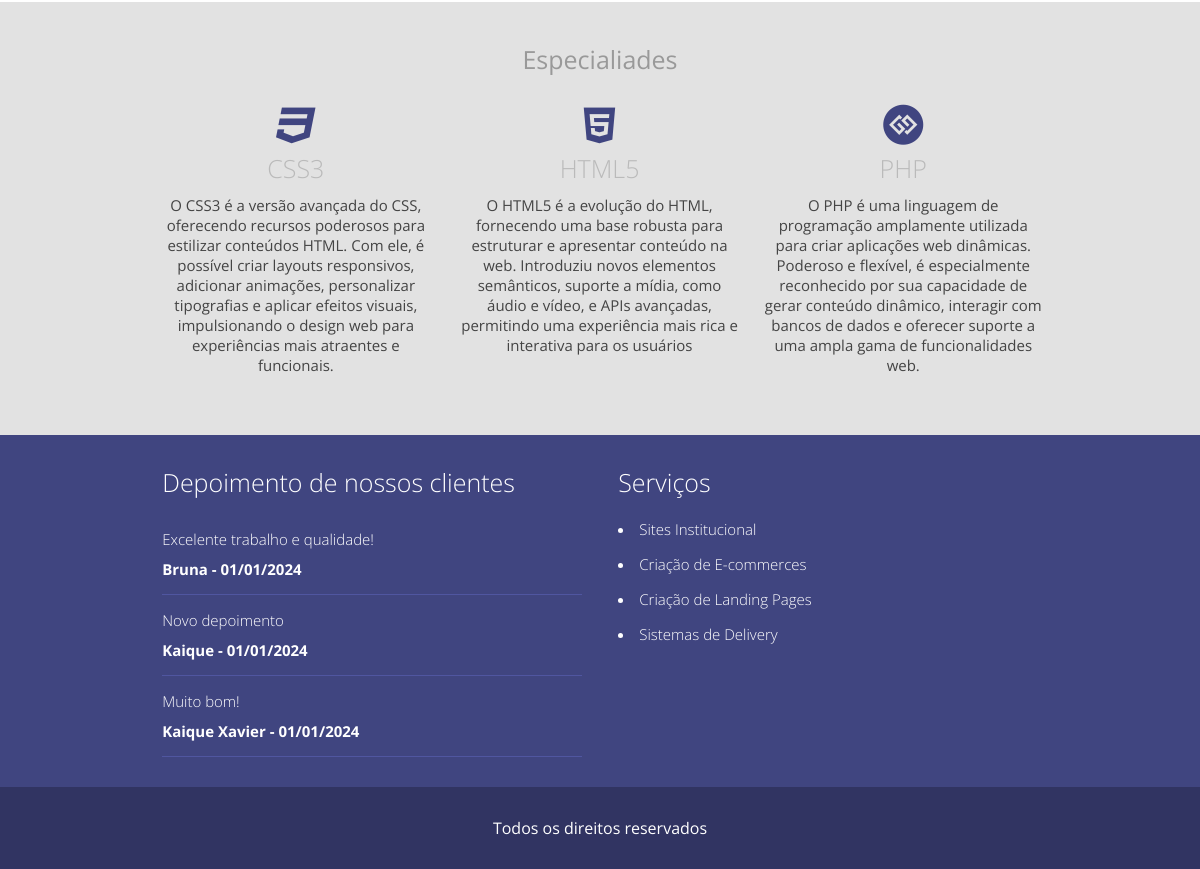
Before: / (lower part) with the older database file.
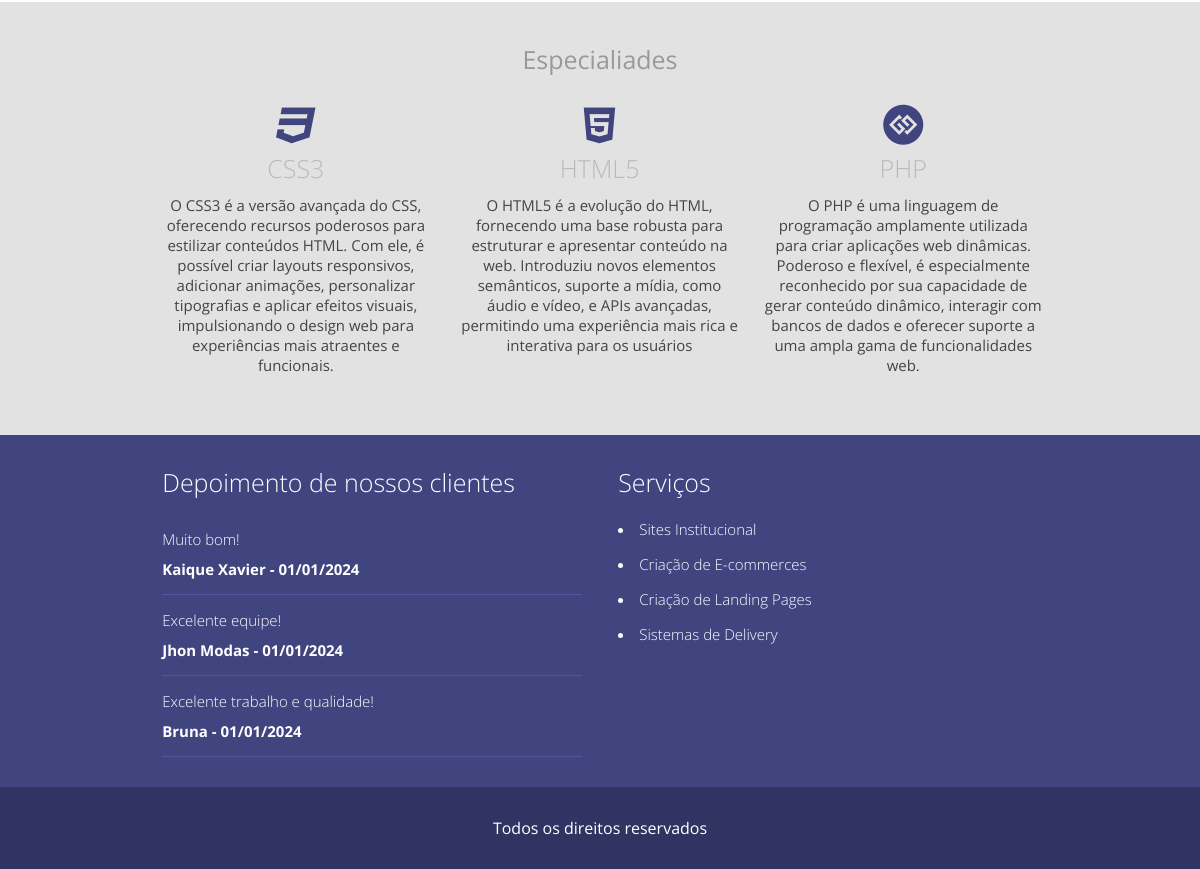
After: the same page with the newer database file.
### classes/MySql.php (called while the page is built)
<?php
	class MySql	{
		private static $pdo;
		public static function conectar(){
			if(self::$pdo == null){
				try{
					self::$pdo = new PDO('mysql:host='.HOST.';dbname='.DATABASE, USER, PASSWORD, array(PDO::MYSQL_ATTR_INIT_COMMAND => "SET NAMES utf8"));
					self::$pdo->setAttribute(PDO::ATTR_ERRMODE, PDO::ERRMODE_EXCEPTION);
				} catch(Exception $e){
					echo '<div class="box-erro">Erro ao se conectar</div>';
				}
			}
			return self::$pdo;
		}
	}
?>

### pages/home.php (the view, shortened to what this page needs)
<section class="especialidades">
    <div class="center">
        <h2 class="title">Especialiades</h2>
        <div class="w33 left box-especialidade">
            <h3><i class="<?php echo $infoSite['icone1']; ?>" aria-hidden="true"></i></h3>
            <h4>CSS3</h4>
            <p><?php echo $infoSite['descricao1']; ?></p>
        </div>
        <div class="w33 left box-especialidade">
            <h3><i class="<?php echo $infoSite['icone2']; ?>" aria-hidden="true"></i></h3>
            <h4>HTML5</h4>
            <p><?php echo $infoSite['descricao2']; ?></p>
        </div>
        <div class="w33 left box-especialidade">
            <h3><i class="<?php echo $infoSite['icone3']; ?>" aria-hidden="true"></i></h3>
            <h4>PHP</h4>
            <p><?php echo $infoSite['descricao3']; ?></p>
        </div>
    </div>
</section>
<section class="extras">
    <div class="center">
        <div id="depoimentos" class="w50 left depoimento-container">
            <h2 class="title">Depoimento de nossos clientes</h2>
            <?php
                $sql = Mysql::conectar()->prepare('SELECT * FROM `tb_site.depoimentos` ORDER BY `order_id` ASC LIMIT 3');
                $sql->execute();
                $depoimentos =  $sql->fetchAll();
                foreach ($depoimentos as $key => $value) {
            ?>
                <div class="depoimento-simples">
                    <p class="depoimento-secao"><?php echo $value['depoimento'];  ?>
                    </p>
                    <p class="nome-autor"><?php echo $value['nome'];?> - <?php echo $value['data'];  ?></p>
                </div>
            <?php } ?>
        </div>
        <div id="servicos" class="w50 left servico-container">
            <h2 class="title">Serviços</h2>
            <div class="servico">
                <ul>
                <?php
                    $sql = Mysql::conectar()->prepare('SELECT * FROM `tb_site.servicos` ORDER BY `order_id` ASC LIMIT 10');
                    $sql->execute();
                    $servicos =  $sql->fetchAll();
                    foreach ($servicos as $key => $value) {
                ?>
                    <li><?php echo $value['servico'];  ?></li>
                <?php } ?>
                </ul>
            </div>
        </div>
    </div>
</section>

Changed rows visible on the page:
no longer on this page (row edited): tb_site.depoimentos: depoimento "Novo depoimento", nome "Kaique", data "01/01/2024"
changed tb_site.depoimentos "Muito bom!": moves up the list
now on this page (row edited): tb_site.depoimentos: depoimento "Excelente equipe!", nome "Jhon Modas", data "01/01/2024"
